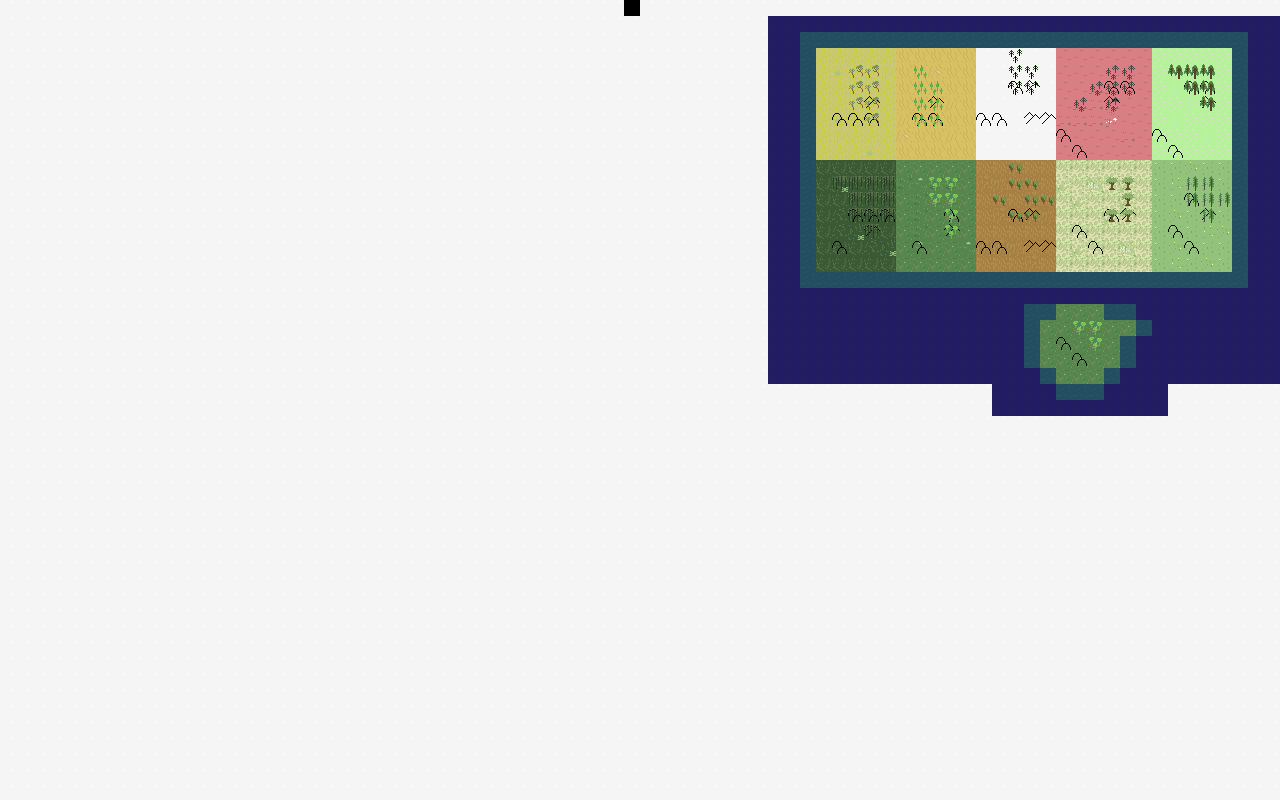

This game map was drawn from its Tiled (.tmx) file and the tilesets committed beside it. A one-line description and the trimmed map source follow:
An orthogonal 80x50 tile map with 16x16 px tiles, 3 tile layers (background, hills/mountains, trees).

<map version="1.0" orientation="orthogonal" renderorder="right-down" width="80" height="50" tilewidth="16" tileheight="16" nextobjectid="1">
 <tileset firstgid="1" name="e" tilewidth="16" tileheight="16">
  <image source="settler tiles.png" width="784" height="16" />
 </tileset>
 <layer name="background" width="80" height="50">
  <data>[4000 cells, 3999 non-empty, 30 distinct tile ids]</data>
 </layer>
 <layer name="hills/mountains" width="80" height="50">
  <data>[4000 cells, 47 non-empty, 2 distinct tile ids]</data>
 </layer>
 <layer name="trees" width="80" height="50">
  <data>[4000 cells, 71 non-empty, 10 distinct tile ids]</data>
 </layer>
</map>